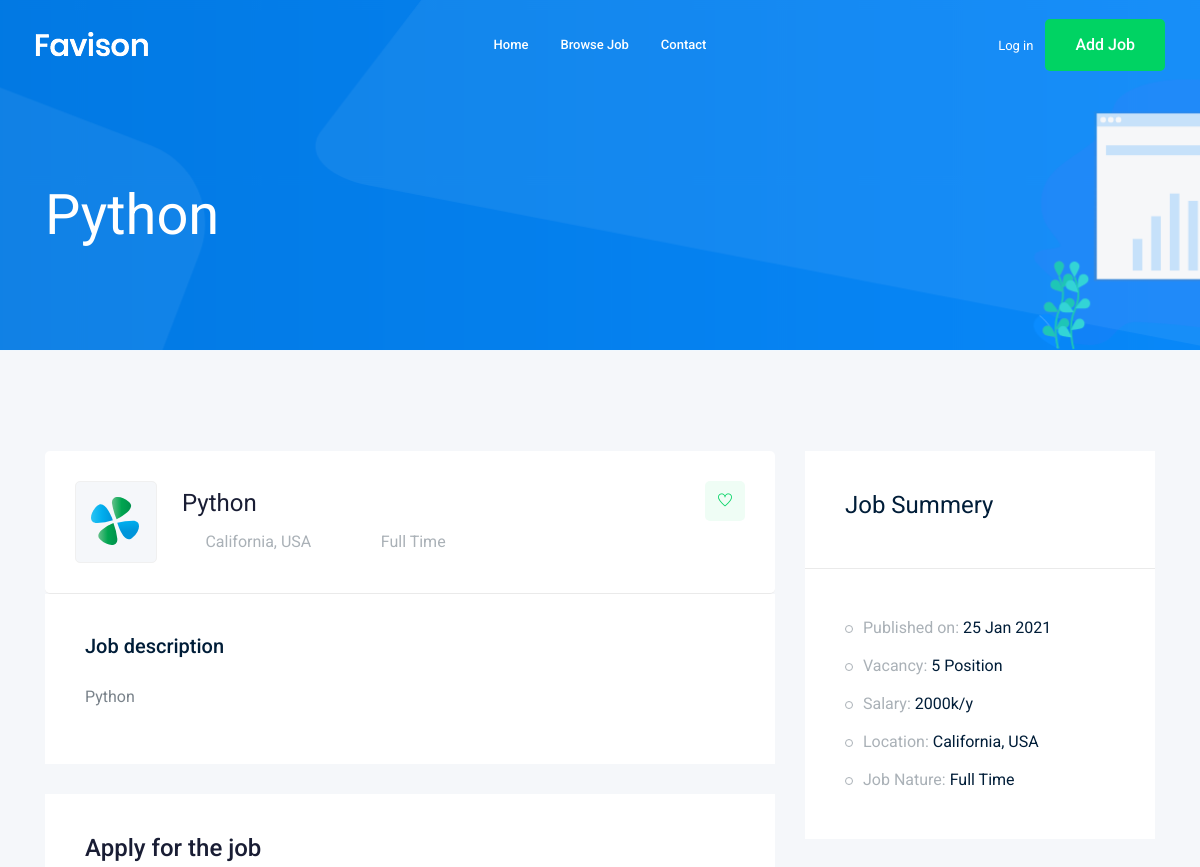
The page /jobs/python (upper part) on the database as committed earlier.
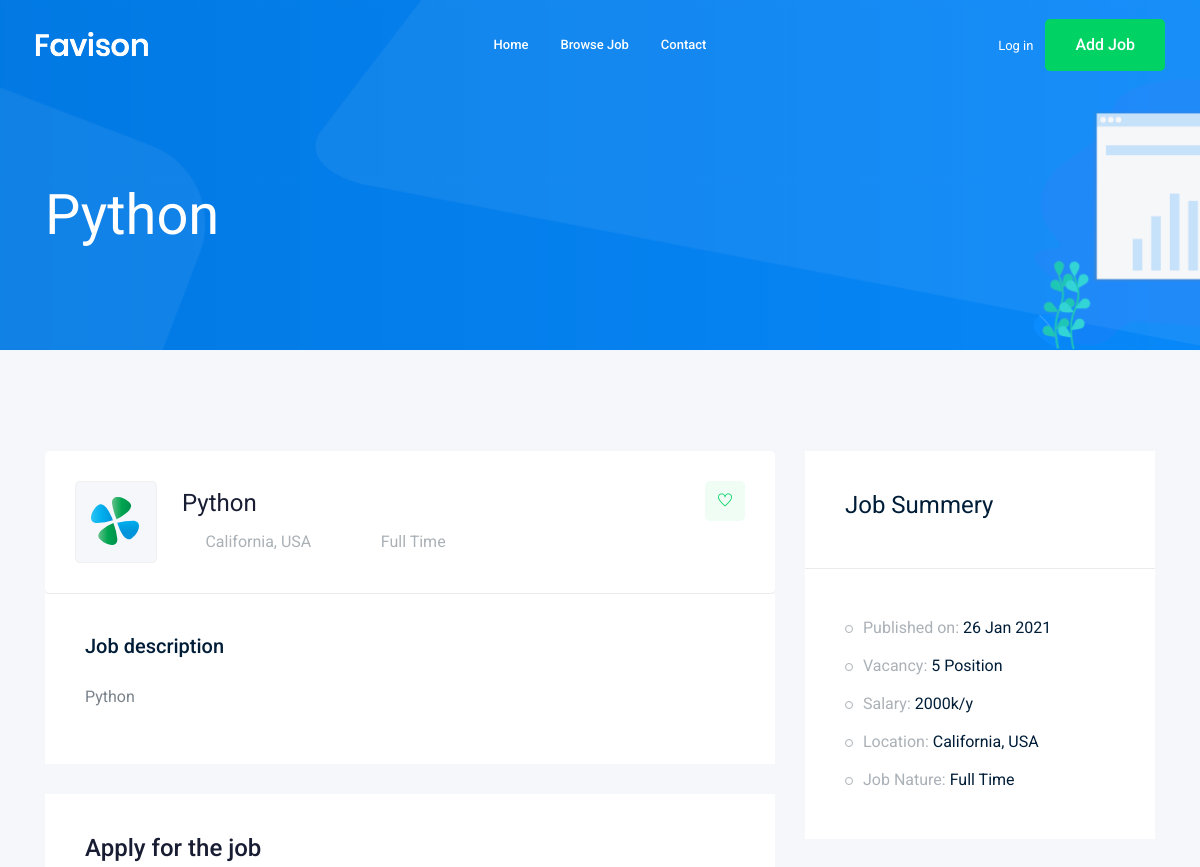
The same page on the database as committed later.
### job/models.py (models this page shows, shortened)
class Job(models.Model):
    owner = models.ForeignKey(User, related_name='job_owner' ,on_delete=models.CASCADE)
    title = models.CharField(max_length=1000000000000000000000000000000000000)
    job_type = models.CharField(max_length=1000000000000000000000000000000000000, choices=JOB_TYPE)
    description = models.TextField(max_length=1000000000000000000000000000000000000)
    published_at = models.DateTimeField(auto_now=True)
    Vacancy = models.IntegerField(default=1)
    salary = models.IntegerField(default=0)
    experience = models.IntegerField(default=1)
    category = models.ForeignKey('Category', on_delete=models.CASCADE)
    image = models.ImageField(upload_to=image_upload)
    slug = models.SlugField(blank=True ,null=True)
    def __str__(self):
        return self.title

### job/views.py (the view)
# urls.py: path('<str:slug>', views.job_detail, name='job_detail'),
def job_detail(request , slug):
    job_detail = Job.objects.get(slug=slug)
    if request.method=='POST':
        form = ApplyForm(request.POST , request.FILES)
        if form.is_valid():
            myform = form.save(commit=False)
            myform.job = job_detail
            myform.save()
    else:
        form = ApplyForm()
    context = {'job' : job_detail, 'form' :form}
    return render(request, 'job/job_detail.html', context)

### job/templates/job/job_detail.html (shortened to what this page needs)
{% extends "base.html" %}
{% load bootstrap4 %}
{% block body %}
    <div class="bradcam_area bradcam_bg_1">
        <div class="container">
            <div class="row">
                <div class="col-xl-12">
                    <div class="bradcam_text">
                        <h3>{{job}}</h3>
                    </div>
                </div>
            </div>
        </div>
    </div>
    <div class="job_details_area">
        <div class="container">
            <div class="row">
                <div class="col-lg-8">
                    <div class="job_details_header">
                        <div class="single_jobs white-bg d-flex justify-content-between">
                            <div class="jobs_left d-flex align-items-center">
                                <div class="thumb">
                                    <img src="img/svg_icon/1.svg" alt="">
                                </div>
                                <div class="jobs_conetent">
                                    <a href="#"><h4>{{job}}</h4></a>
                                    <div class="links_locat d-flex align-items-center">
                                        <div class="location">
                                            <p> <i class="fa fa-map-marker"></i> California, USA</p>
                                        </div>
                                        <div class="location">
                                            <p> <i class="fa fa-clock-o"></i>{{job.job_type}}</p>
                                        </div>
                                    </div>
                                </div>
                            </div>
                            <div class="jobs_right">
                                <div class="apply_now">
                                    <a class="heart_mark" href="#"> <i class="ti-heart"></i> </a>
                                </div>
                            </div>
                        </div>
                    </div>
                    <div class="descript_wrap white-bg">
                        <div class="single_wrap">
                            <h4>Job description</h4>
                            <p>{{job.description}}</p>
                        </div>
                    </div>
                    <div class="apply_job_form white-bg" style='background; red'>
                        <h4>Apply for the job</h4>
                    </div>
                </div>
                <div class="col-lg-4">
                    <div class="job_sumary">
                        <div class="summery_header">
                            <h3>Job Summery</h3>
                        </div>
                        <div class="job_content">
                            <ul>
                                <li>Published on: <span>{{job.published_at|date:'d M o'}}</span></li>
                                <li>Vacancy: <span>{{job.Vacancy}} Position</span></li>
                                <li>Salary: <span>{{job.salary}}k/y</span></li>
                                <li>Location: <span>California, USA</span></li>
                                <li>Job Nature: <span>{{job.job_type}}</span></li>
                            </ul>
                        </div>
                    </div>
                </div>
            </div>
        </div>
    </div>
{% endblock body %}

Rows that differ between the two databases and show on the page:
changed Job "Python": published_at "25 Jan 2021" → "26 Jan 2021"
